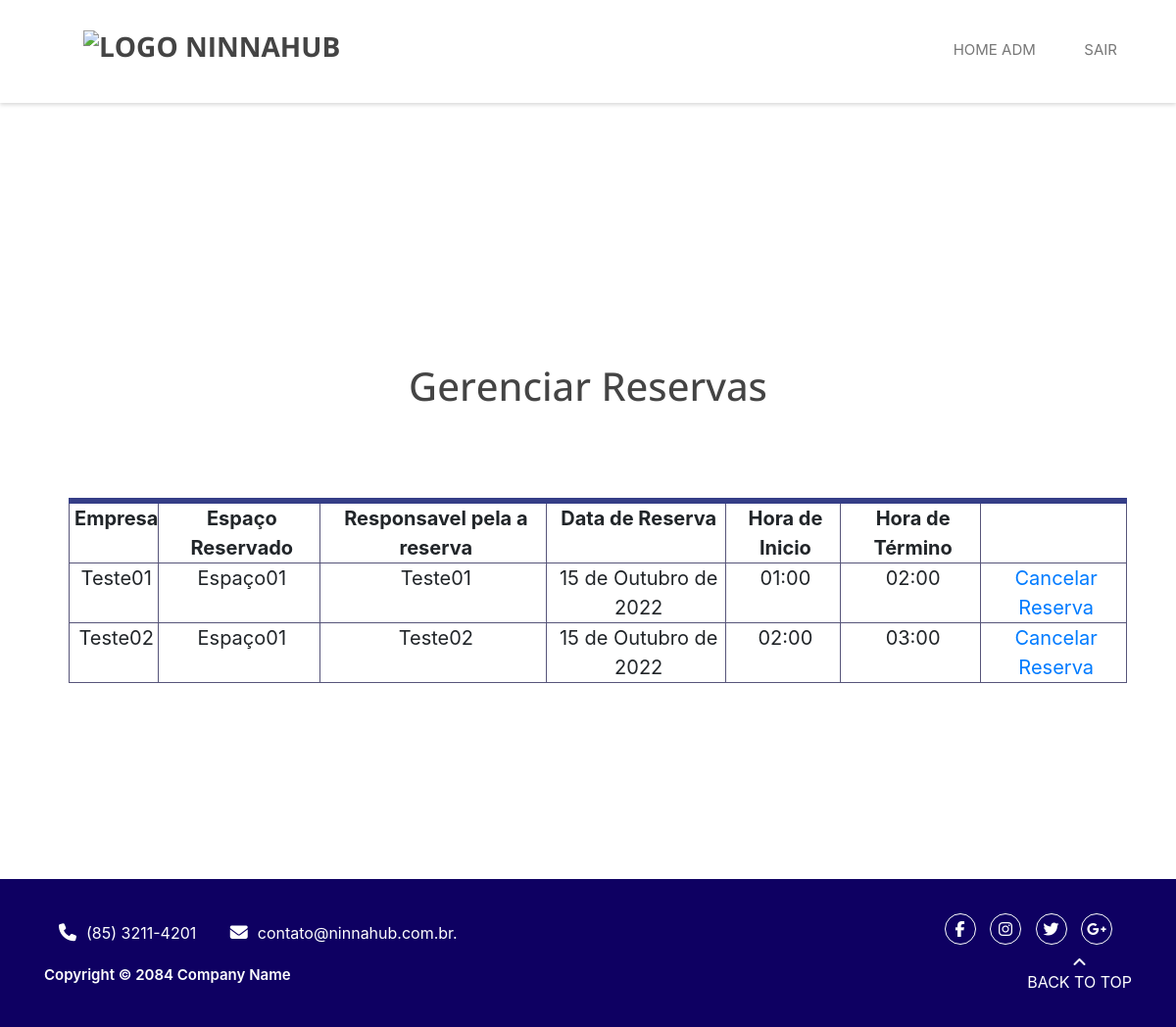
Page /adm/gerenciar_reserva/ (signed in) on the committed database.
### reserva/models.py (models this page shows, shortened)
class Registro(models.Model):
    MANTENEDOR_CHOICES = (
        ('Mantenedor', 'Mantenedor'),
        ('Residente Startup', 'Residente Startup'),
        ('Time Operacional', 'Time Operacional'),
    )
    EVENTO_CHOICES = (
        ('Espaço01', 'Espaço01'),
        ('Espaço02', 'Espaço02'),
        ('Espaço03', 'Espaço03'),
    )
    agente = models.CharField(max_length=30)
    mantenedor = models.CharField(max_length=30, choices=MANTENEDOR_CHOICES)
    empresa = models.CharField(max_length=30)
    email = models.EmailField(max_length=254)
    telefone = models.CharField(max_length=30)
    cpf = CPFField('cpf')
    cnpj = CNPJField('CNPJ')
    nome_evento = models.CharField(max_length=300)
    descricao = models.TextField(max_length=1000)
    lista_participantes = models.FileField(upload_to='lista_participantes/%Y/%m/%d/', blank=True)
    espacos = models.CharField(max_length=30, choices=EVENTO_CHOICES, default='Espaço01')
    data_reserva = models.DateField()
    hora_inicio = models.TimeField()
    hora_fim = models.TimeField()
    confirmacao_email = models.BooleanField(default=False)

### administrador/views.py (the view)
# urls.py: path('gerenciar_reserva/', views.gerenciar_reserva, name='gerenciar_reserva'),
@login_required(login_url='/adm/login')
def gerenciar_reserva(request):
    registro = {'registro': Registro.objects.all()}
    return render(request, 'gerenciar_reserva.html', registro)

### administrador/templates/gerenciar_reserva.html (shortened to what this page needs)
{% extends 'base.html' %}
{% load static %}
{% block 'body' %}
{% include 'partials/_navbar-adm.html' %}
<main>
    <h1 class="h1-gerenciar">Gerenciar Reservas</h1>
    <table>
        <tr>
            <th>Empresa</th>
            <th>Espaço Reservado</th>
            <th>Responsavel pela a reserva</th>
            <th>Data de Reserva</th>
            <th>Hora de Inicio</th>
            <th>Hora de Término</th>
            <th></th>
        </tr>
        {%for registro in registro %}
        <tr>
            <td>{{registro.empresa}}</td>
            <td>{{registro.espacos}}</td>
            <td>{{registro.agente}}</td>
            <td>{{registro.data_reserva}}</td>
            <td>{{registro.hora_inicio}}</td>
            <td>{{registro.hora_fim}}</td>
            <td><a href="">Cancelar Reserva</a></td>
        </tr>
        {%endfor%}
    </table>
</main>
   {% include 'partials/_footer.html' %}
{% endblock %}

### templates/static/reserva/css/main.css (style rules this page uses)
html, body, div, span, applet, object, iframe, h1, h2, h3, h4, h5, h6, p, blockquote, pre, a, abbr, acronym, address, big, cite, code, del, dfn, em, ins, kbd, q, s, samp, small, strike, strong, sub, sup, tt, var, b, u, i, center, dl, dt, dd, ol, ul, li, fieldset, form, label, legend, table, caption, tbody, tfoot, thead, tr, th, td, article, aside, canvas, details, embed, figure, figcaption, footer, header, hgroup, menu, nav, output, ruby, section, summary, time, mark, audio, video { margin: 0; padding: 0; border: 0; font-size: 100%; font: inherit; vertical-align: baseline; }
html,body { width: 100%; overflow-x: hidden; }
body { line-height: 1; }
table { border-collapse: collapse; border-spacing: 0; }
body { font: 13px/23px "Open Sans", sans-serif; -webkit-font-smoothing: antialiased; word-wrap: break-word; color: #777777; }
a { -webkit-transition: all 0.2s ease-in-out; -moz-transition: all 0.2s ease-in-out; -ms-transition: all 0.2s ease-in-out; -o-transition: all 0.2s ease-in-out; transition: all 0.2s ease-in-out; }
h1, h2, h3, h4, h5, h6 { font-family: "Open Sans", sans-serif; color: #444444; }

### templates/static/reserva/css/gerenciar-usuario.css (style rules this page uses)
main { margin-top: 180px; margin-bottom: 90px; }

### templates/static/reserva/css/base.css (style rules this page uses)
:root { --branco: #FFF; --cinza: #808080; --azul-ninna: #00257A; --azul-escuro-ninna: #001c5c; --verde-ninna: #57B952; --branco-ninna: #ECEDEE; --preto-ninna: #000; --fonte-ninna: 'Poppins', sans-serif; }

### templates/static/reserva/css/style.css (style rules this page uses)
html, body, div, span, applet, object, iframe, h1, h2, h3, h4, h5, h6, p, blockquote, pre, a, abbr, acronym, address, big, cite, code, del, dfn, em, ins, kbd, q, s, samp, small, strike, strong, sub, sup, tt, var, b, u, i, center, dl, dt, dd, ol, ul, li, fieldset, form, label, legend, table, caption, tbody, tfoot, thead, tr, th, td, article, aside, canvas, details, embed, figure, figcaption, footer, header, hgroup, menu, nav, output, ruby, section, summary, time, mark, audio, video { margin: 0; padding: 0; border: 0; box-sizing: border-box; font-size: 100%; font: inherit; vertical-align: baseline; }
html,body { width: 100%; overflow-x: hidden; }
body { line-height: 1; }
table { border-collapse: collapse; border-spacing: 0; }
body { font: 13px/23px "Open Sans", sans-serif; -webkit-font-smoothing: antialiased; word-wrap: break-word; color: #777777; }
a { -webkit-transition: all 0.2s ease-in-out; -moz-transition: all 0.2s ease-in-out; -ms-transition: all 0.2s ease-in-out; -o-transition: all 0.2s ease-in-out; transition: all 0.2s ease-in-out; }
h1, h2, h3, h4, h5, h6 { font-family: "Open Sans", sans-serif; color: #444444; }

### templates/static/reserva/css/descrição.css (style rules this page uses)
main { margin-top: 200px; }

### templates/static/reserva/css/gerenciar-reserva.css (style rules this page uses)
table { margin-top: 90px; margin-bottom: 200px; margin-left: 70px; width: 90%; border-top: 6px solid rgb(53,62,135); border-left:1px solid #57557A ; border-right:1px solid #57557A ; border-bottom:1px solid #57557A ; border-radius: 10px; border-collapse: separate; padding: 5px; font-size: 20px; }
tr , th { border: 1px solid #57557A; border-radius: 5px; padding-left: 5px; text-align: center; }
th { font-weight: bold; }
td { border: 1px #57557A solid; border-radius: 5px; padding-left: 5px; }
.h1-gerenciar { padding-top: 170px; text-align: center; }

### templates/static/reserva/css/check.css (style rules this page uses)
* { margin: 0; padding: 0; }
a { text-decoration: none; }

### rows in the picture
Registro: empresa "Teste01", espacos "Espaço01", agente "Teste01", data_reserva "15 de Outubro de 2022", hora_inicio "01:00", hora_fim "02:00"
Registro: empresa "Teste02", espacos "Espaço01", agente "Teste02", data_reserva "15 de Outubro de 2022", hora_inicio "02:00", hora_fim "03:00"
